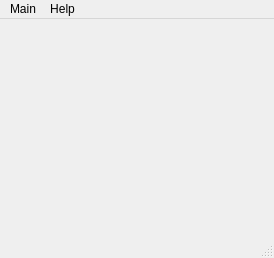
<?xml version="1.0" encoding="UTF-8"?>
<ui version="4.0">
 <class>MainWindow</class>
 <widget class="QMainWindow" name="MainWindow">
  <property name="geometry">
   <rect>
    <x>0</x>
    <y>0</y>
    <width>274</width>
    <height>258</height>
   </rect>
  </property>
  <property name="windowTitle">
   <string>Simple Hex Editor</string>
  </property>
  <widget class="QWidget" name="centralwidget"/>
  <widget class="QMenuBar" name="menubar">
   <property name="geometry">
    <rect>
     <x>0</x>
     <y>0</y>
     <width>274</width>
     <height>27</height>
    </rect>
   </property>
   <widget class="QMenu" name="menuMain">
    <property name="title">
     <string>Main</string>
    </property>
    <addaction name="actionExit"/>
   </widget>
   <widget class="QMenu" name="menuHelp">
    <property name="title">
     <string>Help</string>
    </property>
    <addaction name="actionInfo"/>
   </widget>
   <addaction name="menuMain"/>
   <addaction name="menuHelp"/>
  </widget>
  <widget class="QStatusBar" name="statusbar"/>
  <action name="actionExit">
   <property name="text">
    <string>Exit</string>
   </property>
  </action>
  <action name="actionInfo">
   <property name="text">
    <string>Iinfo</string>
   </property>
  </action>
  <action name="actionTest">
   <property name="text">
    <string>Test</string>
   </property>
  </action>
 </widget>
 <resources/>
 <connections/>
</ui>
